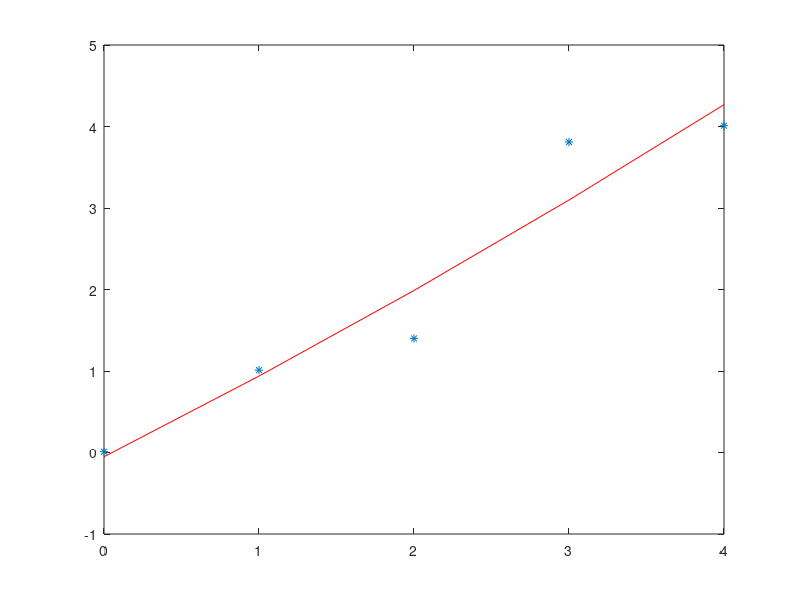

This chart was generated by the following MATLAB code:
clear
clc
x = [0 1 2 3 4];
y = [0.01 1.01 1.40 3.81 4.01];
n = length(x);
m = 2; % grau

for i = 1:m+1
    for j = i:m+1
        a(i,j) = 0;
        for k = 1:n
            a(i,j) = a(i,j) + (x(k)^(j-1) * x(k)^(i-1));
        end
        a(j,i) = a(i,j);
    end
    
    b(i) = 0;
    for k = 1:n
       b(i) = b(i) + (y(k) * x(k)^(i-1)); 
    end
end

a
b

c = a\b'

for i = 1:n
   g(i) = 0;
   for k = 1:m+1
      g(i) = g(i) + c(k) * x(i)^(k-1);
   end
end
g


plot(x, y, '*');
hold on
plot(x, g, 'r');
